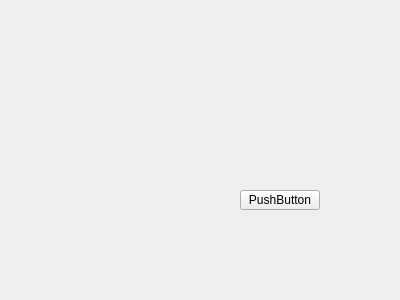
<?xml version="1.0" encoding="UTF-8"?>
<ui version="4.0">
 <class>Form</class>
 <widget class="QWidget" name="Form">
  <property name="geometry">
   <rect>
    <x>0</x>
    <y>0</y>
    <width>400</width>
    <height>300</height>
   </rect>
  </property>
  <property name="windowTitle">
   <string>Form</string>
  </property>
  <widget class="QPushButton" name="pushButton">
   <property name="geometry">
    <rect>
     <x>240</x>
     <y>190</y>
     <width>80</width>
     <height>20</height>
    </rect>
   </property>
   <property name="text">
    <string>PushButton</string>
   </property>
  </widget>
 </widget>
 <resources/>
 <connections/>
</ui>
